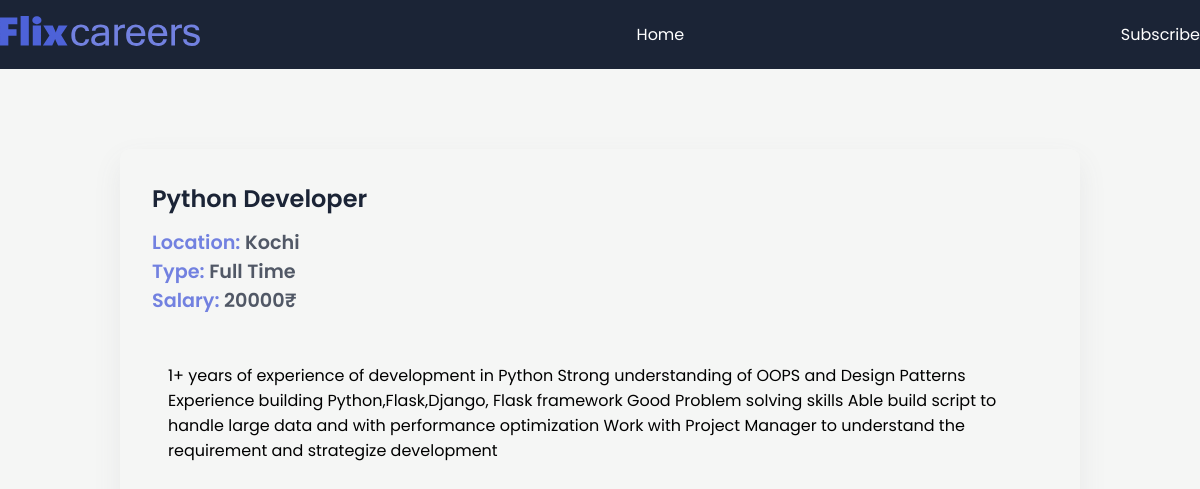
/Job_details/1/, run on the app's committed database.
### MyApp/models.py (models this page shows, shortened)
class JobPost(models.Model):
    title = models.CharField(max_length=100)
    slug = models.SlugField(null=True,max_length=40,unique=True)
    desc = models.TextField()
    salary = models.IntegerField()
    date = models.DateTimeField(auto_now_add=True)
    expiry = models.DateField(null=True)
    location = models.OneToOneField(Location,null=True, on_delete=models.CASCADE)
    author = models.ForeignKey(Author, null=True, on_delete = models.CASCADE)
    skills = models.ManyToManyField(Skills,null=True)
    type = models.CharField(max_length=50,null=False,choices=Job_type_choices)

class Location(models.Model):
    street = models.CharField(max_length=100)
    city = models.CharField(max_length=100)
    state = models.CharField(max_length=100)
    country = models.CharField(max_length=100)
    zip = models.CharField(max_length=100)

### MyApp/views.py (the view)
# urls.py: path('Job_details/<int:id>/',views.job_detail,name='job_detail'),
def job_detail(request,id):
    job = JobPost.objects.get(id=id)
    context = {
        'job':job
    }
    return render(request,'jobdetails.html',context)

### MyApp/templates/jobdetails.html (shortened to what this page needs)
{% extends 'base.html' %}
{% block content %}
{% load static %}
  <section>
    <div class="container">
      <div class="view-post">
        <h1 class="jobtitle">
              {{ job.title }}
        </h1>
        <p class="location it">Location: <span>{{job.location.city}}</span></p>
        <p class="status it">Type: <span>{{job.type}}</span></p>
        <p class="budget it">Salary: <span>{{job.salary}}₹</span></p>
        <div class="desc">
          <p class="details">
              {{job.desc}}
          </p>
        </div>
      </div>
    </div>
  </section>
{% endblock %}

### MyApp/static/myapp/style.css (style rules this page uses)
* { margin: 0; padding: 0; box-sizing: border-box; font-family: "Poppins", sans-serif; }
:root { --blue: #4d62d8; --lblue: #7281e0; --card: #fdfdfd; --shadow: #64646f17 0px 12px 29px 0px; --nav: #1b2436; }
body { background: #f5f6f5; }
.container { max-width: 1200px; margin: auto; }
.view-post { width: 80%; border-radius: 10px; box-shadow: var(--shadow); margin: 5em auto; padding: 2em; }
.desc { max-height: 300px; overflow-y: scroll; margin: 2em 0; padding: 1em; }
.jobtitle { font-size: 1.5rem; color: var(--nav); font-weight: 600; margin-bottom: 0.5em; }
.it { font-size: 1.2rem; font-weight: 600; color: var(--lblue); }
.it span { color: #1b2436c0; }

### data on the page
JobPost: title "Python Developer", location.city "Kochi", type "Full Time", salary "20000", desc "1+ years of experience of development in Python Strong understanding of OOPS and Design Patterns Experience building Python,Flask,Django, Flask framework Good Problem solving skills Able build script to handle large data and with performance optimization Work with Project Manager to understand the requirement and strategize development"
